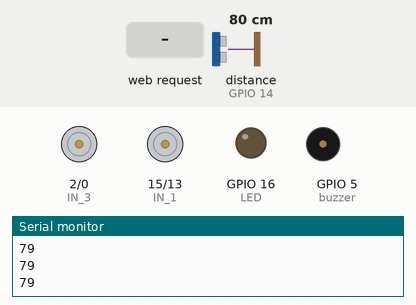
Recording of a sketch running on a simulated ESP8266 (NodeMCU). Parts: motor-driver pin pairs drawn as motors (green arrow = first pin HIGH = forward, orange = second pin HIGH = backward, longer = more drive), output pins drawn as LEDs (lit = HIGH), buzzer (waves = sounding, pin HIGH), the last lines printed to the serial monitor. Wiring (inferred from the names in the program): ultrasonic range finder: trigger GPIO 12; echo GPIO 14. The test bench sets the inputs (shaded band); at power-on: distance to the obstacle (sensor on GPIO 14) 80 cm. The echo pulse lasts 58.3 µs per cm; pins used as bus, display or sensor lines are not drawn.

Above: at 1.2 s.
1.3 s: HTTP request GET /?State=B received
At 2.25 s:
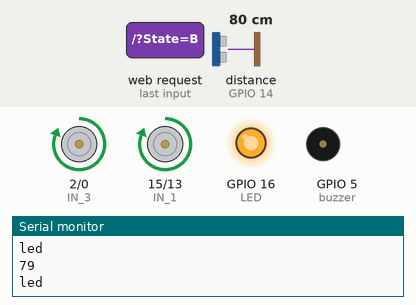
4.3 s: HTTP request GET /?State=F received
At 5.3 s:
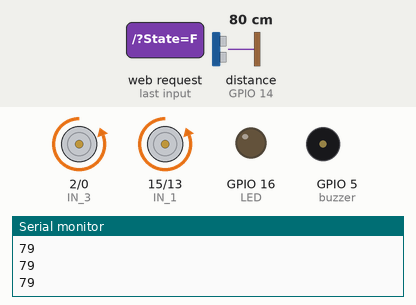
5.8 s: distance to the obstacle (sensor on GPIO 14) set to 35 cm
7.3 s: distance to the obstacle (sensor on GPIO 14) set to 28 cm
At 7.45 s:
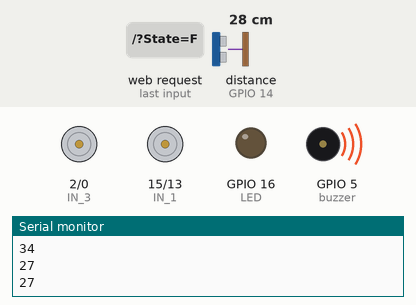
10.3 s: HTTP request GET /?State=L received
At 11.5 s:
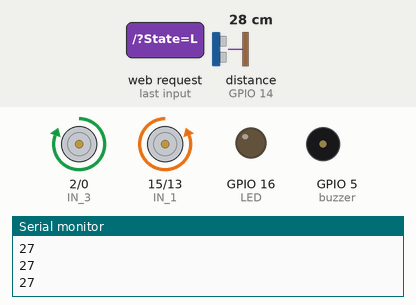
Timing chart, 0 to 12.8 s (numbered marks = the images above; inputs shaded):
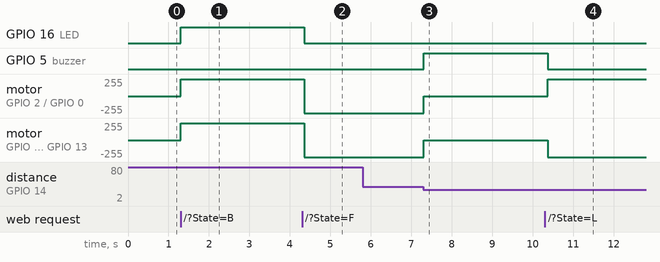

The sketch:

nodemcu_based_obstacle_avoidance_robot.ino
```cpp
#define IN_1  15          // L298N in1 motors Rightx          GPIO15(D8)
  #define IN_2  13          // L298N in2 motors Right           GPIO13(D7)
  #define IN_3  2           // L298N in3 motors Left            GPIO2(D4)
  #define IN_4  0           // L298N in4 motors Left            GPIO0(D3)
  const int trigPin = 12;//D6
const int echoPin = 14;//D5
int buzzer = 5;//D1
int LED = 16;//D0

long duration;              // This is a variable to store the duration of ultrasonic signal
int distance;               // This is a variable to store the distance measured by ultrasonic sensor
  #include <ESP8266WiFi.h>
  #include <WiFiClient.h>
  #include <ESP8266WebServer.h>

  String command;             //String to store app command state.
  int speedCar = 800;         // 400 - 1023.
  int speed_Coeff = 3;

  const char* ssid = "Nodemcu5"; // put WIFI SSID for creating AP
  const char* pass = "1234567898"; // put WIFI password for creating AP
  ESP8266WebServer server(80);

  void setup() {

pinMode(trigPin, OUTPUT);         // Set the trigger pin of ultrasonic sensor as Output from UNO board to send signals out
pinMode(echoPin, INPUT);          // Set the echo pin of ultrasonic sensor as input to UNO board to read the recieved signals
 pinMode(IN_1, OUTPUT);
 pinMode(IN_2, OUTPUT);
 pinMode(IN_3, OUTPUT);
 pinMode(IN_4, OUTPUT);
 pinMode(buzzer,OUTPUT);
 pinMode(LED,OUTPUT);

  Serial.begin(115200);

// Connecting WiFi

  WiFi.mode(WIFI_AP);
  WiFi.softAP(ssid, pass);

  IPAddress myIP = WiFi.softAPIP();
  Serial.print("AP IP address: ");
  Serial.println(myIP);

 // Starting WEB-server
     server.on ( "/", HTTP_handleRoot );
     server.onNotFound ( HTTP_handleRoot );
     server.begin();
}


void goAhead(){


      digitalWrite(IN_1, LOW);
      digitalWrite(IN_2, HIGH);

      digitalWrite(IN_3, LOW);
      digitalWrite(IN_4, HIGH);
  }

void goBack(){


      digitalWrite(IN_1, HIGH);
      digitalWrite(IN_2, LOW);

      digitalWrite(IN_3, HIGH);
      digitalWrite(IN_4, LOW);

  }

void goRight(){

      digitalWrite(IN_1, HIGH);
      digitalWrite(IN_2, LOW);


      digitalWrite(IN_3, LOW);
      digitalWrite(IN_4, HIGH);

  }

void goLeft(){

      digitalWrite(IN_1, LOW);
      digitalWrite(IN_2, HIGH);


      digitalWrite(IN_3, HIGH);
      digitalWrite(IN_4, LOW);

  }

void goAheadRight(){

      digitalWrite(IN_1, LOW);
      digitalWrite(IN_2, HIGH);


      digitalWrite(IN_3, LOW);
      digitalWrite(IN_4, HIGH);
   }

void goAheadLeft(){

      digitalWrite(IN_1, LOW);
      digitalWrite(IN_2, HIGH);
   digitalWrite(IN_3, LOW);
      digitalWrite(IN_4, HIGH);
  }

void goBackRight(){
      digitalWrite(IN_1, HIGH);
      digitalWrite(IN_2, LOW);
       digitalWrite(IN_3, HIGH);
      digitalWrite(IN_4, LOW);
  }
void goBackLeft(){
      digitalWrite(IN_1, HIGH);
      digitalWrite(IN_2, LOW);
     digitalWrite(IN_3, HIGH);
      digitalWrite(IN_4, LOW);
  }
void stopRobot(){
       digitalWrite(IN_1, LOW);
      digitalWrite(IN_2, LOW);
       digitalWrite(IN_3, LOW);
      digitalWrite(IN_4, LOW);
 }
 void stopit(){
       digitalWrite(IN_1, LOW);
      digitalWrite(IN_2, LOW);
       digitalWrite(IN_3, LOW);
      digitalWrite(IN_4, LOW);
 }

void loop() {
  digitalWrite(trigPin, LOW);         // To make trigger pin clear from any values by making it to zero value
  delayMicroseconds(2);               // wait for 2 microseconds after making trigger pin zero
  digitalWrite(trigPin, HIGH);        // Sets the trigPin on HIGH state
  delayMicroseconds(10);              // Hold trigger pin on HIGH state for 10 Microseconds
  digitalWrite(trigPin, LOW);         // Stop the trigger pin or turn off the trigger pin HIGH state

                                      //calculate the distance measured by sensor
  duration = pulseIn(echoPin, HIGH);  // Read how much time HIGH value of signal received at echo pin and store it in DURATION variable
  distance = duration*0.034/2;// Calculating the distance based on duration
  Serial.println(distance);
  //delay(100);
  if(distance<=30 && command == "F")     // stop robot if distance is less than 30 cm
  {
   stopit();
    digitalWrite(buzzer,HIGH);
    delay(100);
    digitalWrite(buzzer,LOW);

  }


      server.handleClient();
    command = server.arg("State");
      if (command == "F" && distance>30)
      {goAhead();}
      else if (command == "B") {goBack();
      digitalWrite(LED,HIGH);
      delay(100);
      digitalWrite(LED,LOW);
      Serial.println("led");
      }
      else if (command == "L") goLeft();
      else if (command == "R") goRight();
      else if (command == "I") goAheadRight();
      else if (command == "G") goAheadLeft();
      else if (command == "J") goBackRight();
      else if (command == "H") goBackLeft();
      else if (command == "0") speedCar = 400;
      else if (command == "1") speedCar = 470;
      else if (command == "2") speedCar = 540;
      else if (command == "3") speedCar = 610;
      else if (command == "4") speedCar = 680;
      else if (command == "5") speedCar = 750;
      else if (command == "6") speedCar = 820;
      else if (command == "7") speedCar = 890;
      else if (command == "8") speedCar = 960;
      else if (command == "9") speedCar = 1023;
      else if (command == "S") stopRobot();

}
void HTTP_handleRoot(void) {

if( server.hasArg("State") ){
       Serial.println(server.arg("State"));
  }
  server.send ( 200, "text/html", "" );
  delay(1);
}
```

Measured:
- the behaviour switches between 32 and 31 cm on distance to the obstacle (sensor on GPIO 14) (found by bisection; images 2 and 3)
- after the input at 1.3 s, GPIO 16 (LED): LOW → HIGH at once; motor on GPIO 2 (IN_3) / GPIO 0 (IN_4), motor on GPIO 15 (IN_1) / GPIO 13 (IN_2): stopped → forward 255/255 at once
- after the input at 4.3 s, GPIO 16 (LED): HIGH → LOW after 0.05 s; motor on GPIO 2 (IN_3) / GPIO 0 (IN_4), motor on GPIO 15 (IN_1) / GPIO 13 (IN_2): forward 255/255 → backward 255/255 after 0.06 s
- after the input at 7.3 s, GPIO 5 (buzzer): LOW → HIGH at once; motor on GPIO 2 (IN_3) / GPIO 0 (IN_4), motor on GPIO 15 (IN_1) / GPIO 13 (IN_2): backward 255/255 → stopped at once
- after the input at 10.3 s, GPIO 5 (buzzer): HIGH → LOW after 0.07 s; motor on GPIO 2 (IN_3) / GPIO 0 (IN_4): stopped → forward 255/255 after 0.07 s; motor on GPIO 15 (IN_1) / GPIO 13 (IN_2): stopped → backward 255/255 after 0.07 s
